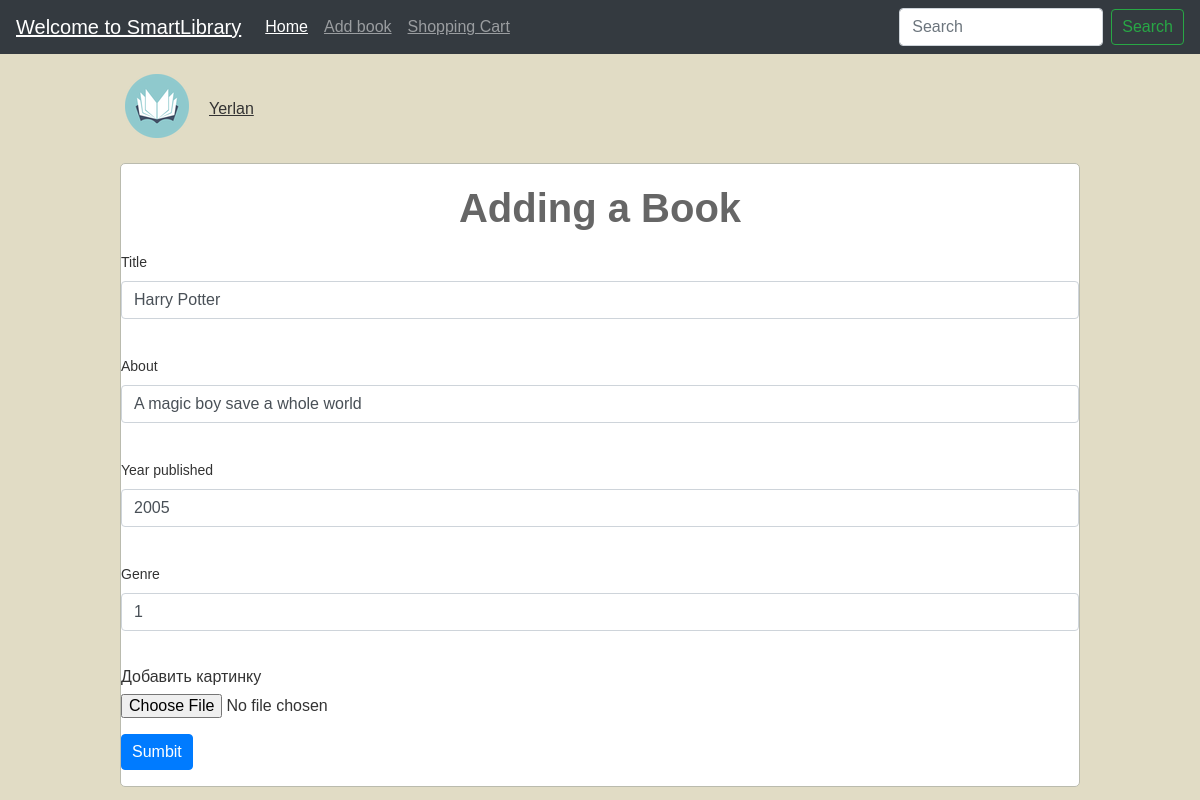
/edit_book/1 (signed in), run on the app's committed database.
### data/users.py (models this page shows, shortened)
class User(SqlAlchemyBase, UserMixin, SerializerMixin):
    __tablename__ = 'users'
    id = sqlalchemy.Column(sqlalchemy.Integer,
                           primary_key=True, autoincrement=True)
    surname = sqlalchemy.Column(sqlalchemy.String)
    name = sqlalchemy.Column(sqlalchemy.String)
    age = sqlalchemy.Column(sqlalchemy.Integer)
    city_from = sqlalchemy.Column(sqlalchemy.String)
    books_read = sqlalchemy.Column(sqlalchemy.String)
    books_written = sqlalchemy.Column(sqlalchemy.String)
    email = sqlalchemy.Column(sqlalchemy.String, unique=True)
    hashed_password = sqlalchemy.Column(sqlalchemy.String)
    modified_date = sqlalchemy.Column(sqlalchemy.DateTime,
                                      default=datetime.datetime.now)

### data/book.py (models this page shows)
class Book(SqlAlchemyBase, SerializerMixin):
    __tablename__ = 'books'
    id = sqlalchemy.Column(sqlalchemy.Integer,
                           primary_key=True, autoincrement=True)
    author = sqlalchemy.Column(sqlalchemy.Integer,
                                    sqlalchemy.ForeignKey("users.id"))
    title = sqlalchemy.Column(sqlalchemy.String)
    year_published = sqlalchemy.Column(sqlalchemy.Integer)
    about = sqlalchemy.Column(sqlalchemy.String)
    genre = sqlalchemy.Column(sqlalchemy.Integer,
                                    sqlalchemy.ForeignKey("genres.id"))
    users = orm.relation('User')
    genres = orm.relation("Genre")

### main.py (the view, shortened to what this page needs)
@app.route('/edit_book/<int:id>', methods=['GET', 'POST'])
@login_required
def edit_book(id):
    form = BookForm()
    session = db_session.create_session()
    book = session.query(Book).filter(Book.id == id).first()
    if book.users.id == current_user.id:
        if request.method == "GET":
            form.title.data = book.title
            form.about.data = book.about
            form.year_published.data = book.year_published
            form.genre.data = book.genre
        return render_template('new_book.html', title='Editing a book',
                               form=form)
    else:
        abort(404)

### data/forms.py
class BookForm(FlaskForm):
    title = StringField("Title")
    about = StringField("About")
    year_published = IntegerField("Year published")
    genre = StringField("Genre")
    submit = SubmitField('Sumbit')

### data/db_session.py (called while the page is built)
def create_session() -> Session:
    global __factory
    return __factory()

### main.py (called while the page is built)
@login_manager.user_loader
def load_user(user_id):
    session = db_session.create_session()
    return session.query(User).get(user_id)

### templates/new_book.html (shortened to what this page needs)
<html lang="en">
<head>
{% extends "base.html" %}
{% block head %}
    {{ super() }}
	{% endblock %}
{% block content %}
{{ super() }}
<div id="test-body-mobile">
<h1>Adding a Book</h1>
<form action="" method="post" enctype="multipart/form-data">
    <p>
        {{ form.title.label }}<br>
        {{ form.title(class="form-control") }}<br>
    </p>
    <p>
        {{ form.about.label }}<br>
        {{ form.about(class="form-control") }}<br>
    </p>
	<p>
        {{ form.year_published.label }}<br>
        {{ form.year_published(class="form-control") }}<br>
    </p>
	<p>
        {{ form.genre.label }}<br>
        {{ form.genre(class="form-control") }}<br>
    </p>
	<div class="form-group">
                                    <label for="photo">Добавить картинку</label>
                                    <input type="file" class="form-control-file" id="photo" name="file">
                                </div>
    <p>{{ form.submit(type="submit", class="btn btn-primary") }}</p>
</form>
</div>
{% endblock %}

### templates/base.html (shortened to what this page needs)
<!doctype html>
<html lang="en">
<head>
    {% block head %}
    <link rel="stylesheet"
          href="https://stackpath.bootstrapcdn.com/bootstrap/4.4.1/css/bootstrap.min.css"
>
    <link rel="stylesheet" type="text/css" href="{{url_for('static', filename='css/style.css')}}"/>
    {% endblock %}
<body>
{% block content %}
<nav class="navbar navbar-expand-lg navbar-dark bg-dark">
    <a class="navbar-brand" href="/">Welcome to SmartLibrary</a>
    <div class="collapse navbar-collapse" id="navbarTogglerDemo02">
        <ul class="navbar-nav mr-auto mt-2 mt-lg-0">
            <li class="nav-item active">
                <a class="nav-link" href="/">Home <span class="sr-only">(current)</span></a>
            </li>
            <li class="nav-item">
                {% if current_user.is_authenticated%}
                <a class="nav-link" href="/add_book">Add book</a>
                {% else %}
                <a class="nav-link" href="/login">Add book</a>
                {% endif %}
            </li>
            <li class="nav-item">
                {% if current_user.is_authenticated%}
                <a class="nav-link " href="/shopping_cart">Shopping Cart</a>
                {% else %}
                <a class="nav-link" href="/login">Shopping Cart</a>
                {% endif %}
            </li>
        </ul>
        <form class="form-inline my-2 my-lg-0">
            <input class="form-control mr-sm-2" type="search" placeholder="Search">
            <button class="btn btn-outline-success my-2 my-sm-0" type="submit">Search</button>
        </form>
    </div>
</nav>
<header id="header-bar" class="header-bar">
    <div class="logo-component">
        <a href="/" title="The Internet Archive's Open Library: One page for every book">
            <div class="logo-txt">
                <img src="/static/img/logo.png"
                     alt="Open Library logo" height=64 width=64/>
            </div>
        </a>
    </div>
    {% if current_user.is_authenticated %}
<ul class="auth-component">
        <li class="hide-me">
    <li><a href="/logout">{{ current_user.name }}</a></li>
    {% else %}
	</ul>
    <ul class="auth-component">
        <li class="hide-me">
        <li><a class="btn primary" href="/login">Log In</a></li>
        <li><a class="btn primary" href="/register">Sign Up</a></li>
    {% endif %}
</header>
{% endblock %}
</body>
</html>

### static/css/style.css (style rules this page uses)
body,li,p { color:#333 }
a:hover,a:link,a:visited { text-decoration:underline }
.cta-btn,.page-banner,a.cta-btn,body,h1,h2,h3,h4,h5,h6 { font-family:"Lucida Grande",Verdana,Geneva,Helvetica,Arial,sans-serif }
#contentBody li,.btn--large,p { line-height:1.5em }
#test-body-mobile,*,.carousel__item,.cta-btn,a.cta-btn { box-sizing:border-box }
body,code,dd,div,dl,dt,fieldset,form,input,legend,li,ol,pre,td,textarea,th,ul { margin:0;padding:0 }
h1 { margin:20px }
button { outline:0 }
body { font-size:100%;line-height:normal;background-color:#e1dcc5 }
p { font-size:.875em }
li { list-style:none }
a:link { color:#02598b }
h1,h2,h3,h4,h5,h6 { color:#666;font-weight:600 }
#test-body-mobile { max-width:960px;width:100%;margin:0 auto;background-color:#fff;border-radius:5px;border:1px solid #babbae }
header+#test-body-mobile { margin-top:20px }
.header-bar { max-width:960px;min-width:300px;margin:0 auto;display:-webkit-box;display:-ms-flexbox;display:-webkit-flex;display:flex;-webkit-box-orient:vertical;-webkit-box-direction:normal;-ms-flex-flow:row wrap;flex-flow:row wrap;-webkit-box-align:center;-ms-flex-align:center;align-items:center }
.header-bar .auth-component { display:none;padding:5px 0 5px 5px;-webkit-box-ordinal-group:5;-ms-flex-order:4;order:4 }
.header-bar .auth-component li { text-align:left;display:-webkit-inline-box;display:-ms-inline-flexbox;display:inline-flex }
.header-bar .auth-component li a { color:#333 }
.header-bar .auth-component .hide-me { display:none }
.header-bar .logo-component { -webkit-box-flex:1;-ms-flex:1;flex:1;-webkit-box-ordinal-group:2;-ms-flex-order:1;order:1 }
.account-component:hover .navigation-dropdown-component,.hamburger-component:hover .navigation-dropdown-component,.logo-component a,.logo-component img,.navigation-component li:hover .navigation-dropdown-component { display:block }
.logo-component { margin:0 0 5px }
.logo-component a { color:#000;text-decoration:none!important }
@media only screen and (min-width:30em) { .header-bar { margin:0 auto } }
@media only screen and (min-width:30em) { .header-bar .auth-component { margin-right:5px;display:block } }
@media only screen and (min-width:30em) { .header-bar .logo-component { -webkit-box-flex:1;-ms-flex:1;flex:1;border-right:none;padding:0 5px } }
@media only screen and (min-width:35.5em) { .header-bar .logo-component { -webkit-box-flex:0;-ms-flex:none;flex:none } }
.btn { text-align:center;padding:5px 10px }
@media only screen and (min-width:768px) { .header-bar .auth-component .hide-me,.page-banner .btn { display:inline } }
@media all and (min-width:960px) { .header-bar { margin:20px auto;-webkit-box-orient:horizontal;-webkit-box-direction:normal;-ms-flex-direction:row;flex-direction:row } }
@media all and (min-width:960px) { .header-bar .auth-component { -webkit-box-ordinal-group:7;-ms-flex-order:6;order:6 } }
@media all and (min-width:960px) { .header-bar .logo-component { padding-right:15px } }
h1 { text-align: center; }
#test-body-mobile { max-width: 960px; width: 100%; margin: 0 auto; background-color: #fff; border-radius: 5px; border: 1px solid #babbae; }

### data on the page
User: name "Yerlan"
Book: title "Harry Potter", about "A magic boy save a whole world", year_published "2005", genre "1"
